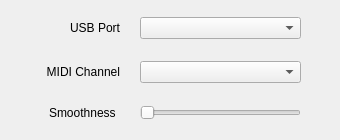
<?xml version="1.0" encoding="UTF-8"?>
<ui version="4.0">
 <class>DriverWindow</class>
 <widget class="QWidget" name="DriverWindow">
  <property name="geometry">
   <rect>
    <x>0</x>
    <y>0</y>
    <width>340</width>
    <height>140</height>
   </rect>
  </property>
  <property name="windowTitle">
   <string>DriverWindow</string>
  </property>
  <widget class="QWidget" name="verticalLayoutWidget">
   <property name="geometry">
    <rect>
     <x>0</x>
     <y>0</y>
     <width>341</width>
     <height>141</height>
    </rect>
   </property>
   <layout class="QVBoxLayout" name="verticalLayout">
    <property name="spacing">
     <number>5</number>
    </property>
    <property name="sizeConstraint">
     <enum>QLayout::SetDefaultConstraint</enum>
    </property>
    <property name="leftMargin">
     <number>10</number>
    </property>
    <property name="rightMargin">
     <number>10</number>
    </property>
    <item>
     <layout class="QHBoxLayout" name="horizontalLayout_UsbPort" stretch="1,2">
      <property name="spacing">
       <number>20</number>
      </property>
      <property name="sizeConstraint">
       <enum>QLayout::SetDefaultConstraint</enum>
      </property>
      <property name="leftMargin">
       <number>30</number>
      </property>
      <property name="topMargin">
       <number>0</number>
      </property>
      <property name="rightMargin">
       <number>30</number>
      </property>
      <item>
       <widget class="QLabel" name="usbPortLabel">
        <property name="enabled">
         <bool>true</bool>
        </property>
        <property name="text">
         <string>USB Port</string>
        </property>
        <property name="alignment">
         <set>Qt::AlignRight|Qt::AlignTrailing|Qt::AlignVCenter</set>
        </property>
        <property name="wordWrap">
         <bool>false</bool>
        </property>
       </widget>
      </item>
      <item>
       <widget class="QComboBox" name="usbPortComboBox"/>
      </item>
     </layout>
    </item>
    <item>
     <layout class="QHBoxLayout" name="horizontalLayout_MidiPort" stretch="1,2">
      <property name="spacing">
       <number>20</number>
      </property>
      <property name="leftMargin">
       <number>30</number>
      </property>
      <property name="topMargin">
       <number>0</number>
      </property>
      <property name="rightMargin">
       <number>30</number>
      </property>
      <item>
       <widget class="QLabel" name="midiChannelLabel">
        <property name="text">
         <string>MIDI Channel</string>
        </property>
        <property name="alignment">
         <set>Qt::AlignRight|Qt::AlignTrailing|Qt::AlignVCenter</set>
        </property>
       </widget>
      </item>
      <item>
       <widget class="QComboBox" name="midiChannelComboBox"/>
      </item>
     </layout>
    </item>
    <item>
     <layout class="QHBoxLayout" name="horizontalLayout_smoothness" stretch="1,2">
      <property name="spacing">
       <number>20</number>
      </property>
      <property name="leftMargin">
       <number>30</number>
      </property>
      <property name="rightMargin">
       <number>30</number>
      </property>
      <item>
       <widget class="QLineEdit" name="smoothnessLineEdit">
        <property name="styleSheet">
         <string notr="true"> background-color: transparent; border: none;padding: 0; margin: 0;</string>
        </property>
        <property name="text">
         <string>Smoothness</string>
        </property>
        <property name="maxLength">
         <number>10</number>
        </property>
        <property name="cursorPosition">
         <number>10</number>
        </property>
        <property name="alignment">
         <set>Qt::AlignRight|Qt::AlignTrailing|Qt::AlignVCenter</set>
        </property>
       </widget>
      </item>
      <item>
       <widget class="QSlider" name="smoothnessHorizontalSlider">
        <property name="orientation">
         <enum>Qt::Horizontal</enum>
        </property>
       </widget>
      </item>
     </layout>
    </item>
   </layout>
  </widget>
 </widget>
 <resources/>
 <connections/>
</ui>
